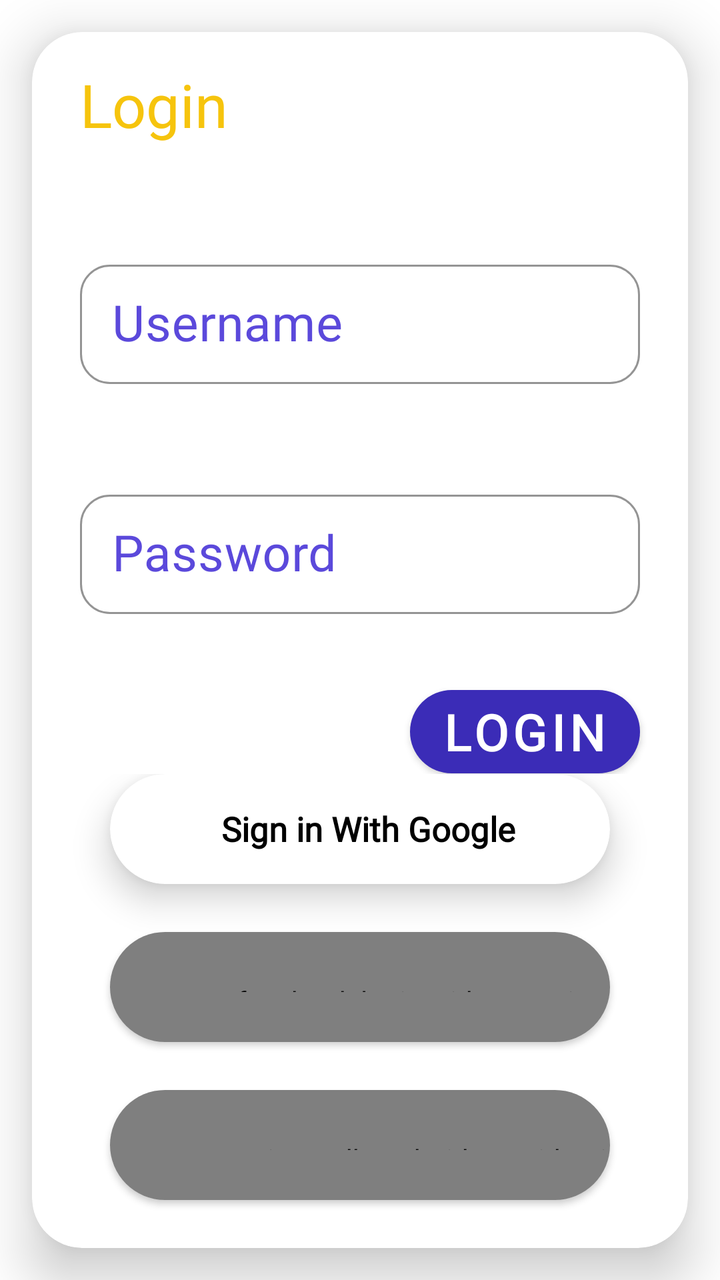
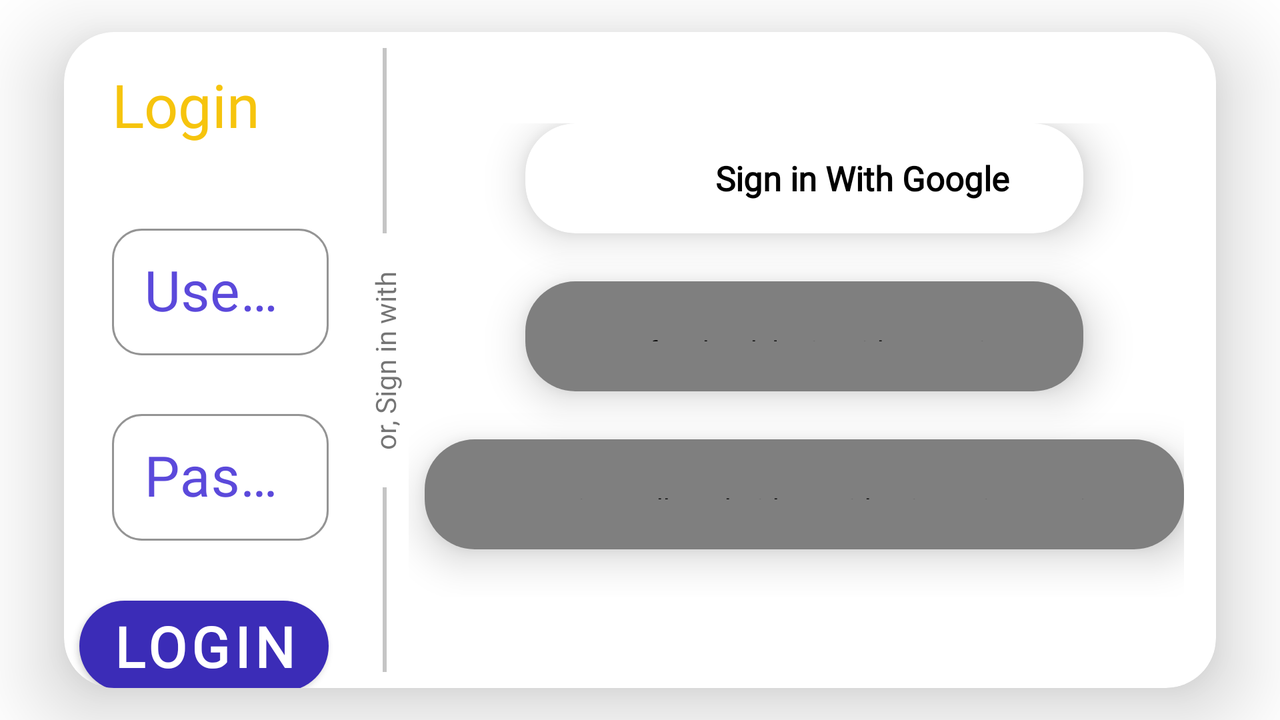

The same Android screen from two of the app's own layout files: first res/layout/ as a phone draws it, then the repository's variant for another configuration, drawn on a device whose configuration selects that folder. Both files follow.
<!-- AndroidManifest.xml: application theme Theme.FunLearn -->
<!-- res/layout/activity_login.xml -->
<?xml version="1.0" encoding="utf-8"?>
<androidx.constraintlayout.widget.ConstraintLayout xmlns:android="http://schemas.android.com/apk/res/android"
    xmlns:app="http://schemas.android.com/apk/res-auto"
    xmlns:tools="http://schemas.android.com/tools"
    android:layout_width="match_parent"
    android:layout_height="match_parent"
    tools:context=".LoginActivity">

    <ImageView
        android:id="@+id/imageView7"
        android:layout_width="wrap_content"
        android:layout_height="wrap_content"
        android:scaleType="centerCrop"
        app:layout_constraintBottom_toBottomOf="parent"
        app:layout_constraintEnd_toEndOf="parent"
        app:layout_constraintStart_toStartOf="parent"
        app:layout_constraintTop_toTopOf="parent"
        app:srcCompat="@drawable/loginbaground" />

    <com.google.android.material.card.MaterialCardView
        android:layout_width="match_parent"
        android:layout_height="match_parent"
        android:layout_marginStart="16dp"
        android:layout_marginLeft="16dp"
        android:layout_marginTop="16dp"
        android:layout_marginEnd="16dp"
        android:layout_marginRight="16dp"
        android:layout_marginBottom="16dp"
        app:cardCornerRadius="25dp"
        app:cardElevation="16dp"
        app:layout_constraintBottom_toBottomOf="parent"
        app:layout_constraintEnd_toEndOf="parent"
        app:layout_constraintStart_toStartOf="parent"
        app:layout_constraintTop_toTopOf="parent">

        <androidx.constraintlayout.widget.ConstraintLayout
            android:layout_width="match_parent"
            android:layout_height="match_parent">

            <androidx.constraintlayout.widget.ConstraintLayout
                android:layout_width="match_parent"
                android:layout_height="0dp"
                app:layout_constraintBottom_toTopOf="@+id/constraintLayout"
                app:layout_constraintTop_toTopOf="parent">

                <com.google.android.material.button.MaterialButton
                    android:id="@+id/materialButton2"
                    android:layout_width="wrap_content"
                    android:layout_height="wrap_content"
                    android:layout_marginTop="32dp"
                    android:fontFamily="@font/gilroy_xbold"
                    android:text="Login"
                    android:textSize="25sp"
                    android:textStyle="bold"
                    app:backgroundTint="#3b2cb7"
                    app:cornerRadius="30dp"
                    app:layout_constraintEnd_toEndOf="@+id/textInputLayout3"
                    app:layout_constraintTop_toBottomOf="@+id/textInputLayout3" />

                <TextView
                    android:id="@+id/textView4"
                    android:layout_width="wrap_content"
                    android:layout_height="wrap_content"
                    android:layout_marginStart="24dp"
                    android:layout_marginLeft="24dp"
                    android:layout_marginTop="16dp"
                    android:fontFamily="@font/gilroy_xbold"
                    android:text="Login"
                    android:textColor="#f6c40d"
                    android:textSize="30sp"
                    app:layout_constraintStart_toStartOf="parent"
                    app:layout_constraintTop_toTopOf="parent" />

                <com.google.android.material.textfield.TextInputLayout
                    android:id="@+id/textInputLayout"
                    style="@style/Widget.MaterialComponents.TextInputLayout.OutlinedBox.Dense"
                    android:layout_width="0dp"
                    android:layout_height="wrap_content"
                    android:layout_marginTop="50dp"
                    android:layout_marginEnd="24dp"
                    android:layout_marginRight="24dp"
                    android:textColorHint="#5b49db"
                    app:boxCornerRadiusBottomEnd="15dp"
                    app:boxCornerRadiusBottomStart="15dp"
                    app:boxCornerRadiusTopEnd="15dp"
                    app:boxCornerRadiusTopStart="15dp"
                    app:boxStrokeColor="#5b49db"
                    app:hintTextAppearance="@style/TextAppearance.AppCompat.Large"
                    app:layout_constraintEnd_toEndOf="parent"
                    app:layout_constraintStart_toStartOf="@+id/textView4"
                    app:layout_constraintTop_toBottomOf="@+id/textView4">

                    <com.google.android.material.textfield.TextInputEditText
                        android:id="@+id/nameEditText"
                        android:layout_width="match_parent"
                        android:layout_height="wrap_content"
                        android:fontFamily="@font/gilroy_xbold"
                        android:hint="Username"
                        android:textSize="25sp" />
                </com.google.android.material.textfield.TextInputLayout>

                <com.google.android.material.textfield.TextInputLayout
                    android:id="@+id/textInputLayout3"
                    style="@style/Widget.MaterialComponents.TextInputLayout.OutlinedBox.Dense"
                    android:layout_width="0dp"
                    android:layout_height="wrap_content"
                    android:layout_marginTop="50dp"
                    android:textColorHint="#5b49db"
                    app:boxCornerRadiusBottomEnd="15dp"
                    app:boxCornerRadiusBottomStart="15dp"
                    app:boxCornerRadiusTopEnd="15dp"
                    app:boxCornerRadiusTopStart="15dp"
                    app:boxStrokeColor="#5b49db"
                    app:layout_constraintEnd_toEndOf="@+id/textInputLayout"
                    app:layout_constraintStart_toStartOf="@+id/textInputLayout"
                    app:layout_constraintTop_toBottomOf="@+id/textInputLayout">

                    <com.google.android.material.textfield.TextInputEditText
                        android:layout_width="match_parent"
                        android:layout_height="wrap_content"
                        android:fontFamily="@font/gilroy_xbold"
                        android:hint="Password"
                        android:textSize="25sp" />
                </com.google.android.material.textfield.TextInputLayout>

                <TextView
                    android:id="@+id/textView3"
                    android:layout_width="wrap_content"
                    android:layout_height="wrap_content"
                    android:fontFamily="@font/gilroy_xbold"
                    android:text="or, Sign in with"
                    android:textSize="18sp"
                    app:layout_constraintBottom_toBottomOf="parent"
                    app:layout_constraintEnd_toEndOf="parent"
                    app:layout_constraintStart_toStartOf="parent"
                    app:layout_constraintTop_toBottomOf="@+id/materialButton2" />

                <View
                    android:id="@+id/view2"
                    android:layout_width="0dp"
                    android:layout_height="2dp"
                    android:layout_marginStart="8dp"
                    android:layout_marginLeft="8dp"
                    android:layout_marginEnd="8dp"
                    android:layout_marginRight="8dp"
                    android:background="#c5c5c5"
                    app:layout_constraintBottom_toBottomOf="@+id/textView3"
                    app:layout_constraintEnd_toStartOf="@+id/textView3"
                    app:layout_constraintStart_toStartOf="parent"
                    app:layout_constraintTop_toTopOf="@+id/textView3" />

                <View
                    android:id="@+id/view"
                    android:layout_width="0dp"
                    android:layout_height="2dp"
                    android:layout_marginStart="8dp"
                    android:layout_marginLeft="8dp"
                    android:layout_marginEnd="8dp"
                    android:layout_marginRight="8dp"
                    android:background="#c5c5c5"
                    app:layout_constraintBottom_toBottomOf="@+id/textView3"
                    app:layout_constraintEnd_toEndOf="parent"
                    app:layout_constraintStart_toEndOf="@+id/textView3"
                    app:layout_constraintTop_toTopOf="@+id/textView3" />

            </androidx.constraintlayout.widget.ConstraintLayout>

            <androidx.constraintlayout.widget.ConstraintLayout
                android:id="@+id/constraintLayout"
                android:layout_width="match_parent"
                android:layout_height="wrap_content"
                android:layout_gravity="bottom"
                app:layout_constraintBottom_toBottomOf="parent">

                <com.google.android.material.card.MaterialCardView
                    android:id="@+id/materialCardView"
                    android:layout_width="250dp"
                    android:layout_height="55dp"
                    android:layout_marginBottom="24dp"
                    app:cardCornerRadius="28dp"
                    app:cardElevation="10dp"
                    app:layout_constraintBottom_toTopOf="@+id/facebookButton"
                    app:layout_constraintEnd_toEndOf="parent"
                    app:layout_constraintStart_toStartOf="parent">

                    <androidx.constraintlayout.widget.ConstraintLayout
                        android:layout_width="match_parent"
                        android:layout_height="match_parent"
                        android:onClick="signInWithGoogle">

                        <ImageView
                            android:id="@+id/imageView2"
                            android:layout_width="wrap_content"
                            android:layout_height="0dp"
                            android:layout_marginStart="16dp"
                            android:layout_marginLeft="16dp"
                            android:layout_marginTop="8dp"
                            android:layout_marginBottom="8dp"
                            android:adjustViewBounds="true"
                            app:layout_constraintBottom_toBottomOf="parent"
                            app:layout_constraintStart_toStartOf="parent"
                            app:layout_constraintTop_toTopOf="parent"
                            app:srcCompat="@drawable/google" />

                        <TextView
                            android:id="@+id/googleLoginButtonText"
                            android:layout_width="0dp"
                            android:layout_height="0dp"
                            android:layout_marginStart="12dp"
                            android:layout_marginLeft="12dp"
                            android:layout_marginTop="16dp"
                            android:layout_marginEnd="20dp"
                            android:layout_marginRight="20dp"
                            android:layout_marginBottom="16dp"
                            android:fontFamily="@font/gilroy_xbold"
                            android:gravity="center"
                            android:text="Sign in With Google"
                            android:textAlignment="center"
                            android:textColor="#000"
                            android:textSize="5sp"
                            android:textStyle="bold"
                            app:autoSizeTextType="uniform"
                            app:layout_constraintBottom_toBottomOf="parent"
                            app:layout_constraintEnd_toEndOf="parent"
                            app:layout_constraintStart_toEndOf="@+id/imageView2"
                            app:layout_constraintTop_toTopOf="parent" />


                    </androidx.constraintlayout.widget.ConstraintLayout>
                </com.google.android.material.card.MaterialCardView>

                <androidx.cardview.widget.CardView
                    android:id="@+id/facebookButton"
                    android:layout_width="250dp"
                    android:layout_height="55dp"
                    android:layout_gravity="center"
                    android:layout_marginStart="32dp"
                    android:layout_marginLeft="32dp"
                    android:layout_marginEnd="32dp"
                    android:layout_marginRight="32dp"
                    android:layout_marginBottom="24dp"
                    app:cardCornerRadius="28dp"
                    app:layout_constraintBottom_toTopOf="@+id/twitterButton"
                    app:layout_constraintEnd_toEndOf="parent"
                    app:layout_constraintStart_toStartOf="parent">

                    <com.facebook.login.widget.LoginButton
                        android:id="@+id/loginButton_facebook"
                        android:layout_width="match_parent"
                        android:layout_height="match_parent"
                        android:layout_gravity="center"
                        android:paddingLeft="30dp"
                        android:paddingTop="25dp"
                        android:paddingBottom="25dp" />

                </androidx.cardview.widget.CardView>

                <androidx.cardview.widget.CardView
                    android:id="@+id/twitterButton"
                    android:layout_width="0dp"
                    android:layout_height="55dp"
                    android:layout_gravity="center"
                    android:layout_marginBottom="24dp"
                    app:cardCornerRadius="28dp"
                    app:layout_constraintBottom_toBottomOf="parent"
                    app:layout_constraintEnd_toEndOf="@+id/facebookButton"
                    app:layout_constraintStart_toStartOf="@+id/facebookButton">

                    <com.twitter.sdk.android.core.identity.TwitterLoginButton
                        android:id="@+id/btnTwitterLogin"
                        android:layout_width="match_parent"
                        android:layout_height="match_parent"
                        android:paddingLeft="30dp"
                        android:paddingTop="25dp"
                        android:paddingBottom="25dp"
                        android:text="Sign In With Twitter" />

                </androidx.cardview.widget.CardView>

            </androidx.constraintlayout.widget.ConstraintLayout>
        </androidx.constraintlayout.widget.ConstraintLayout>
    </com.google.android.material.card.MaterialCardView>

</androidx.constraintlayout.widget.ConstraintLayout>
<!-- resources referenced by this layout -->
<resources>
  <style name="Theme.FunLearn" parent="Theme.MaterialComponents.DayNight.NoActionBar">
          
          <item name="colorPrimary">@color/purple_500</item>
          <item name="colorPrimaryVariant">@color/purple_700</item>
          <item name="colorOnPrimary">@color/white</item>
          
          <item name="colorSecondary">@color/teal_200</item>
          <item name="colorSecondaryVariant">@color/teal_700</item>
          <item name="colorOnSecondary">@color/black</item>
          
          <item name="android:statusBarColor" tools:targetApi="l">?attr/colorPrimaryVariant</item>
          
      </style>
</resources>
<!-- res/layout-land/activity_login.xml (the repository's variant of the layout above) -->
<!-- drawn on the phone turned sideways -->
<?xml version="1.0" encoding="utf-8"?>
<androidx.constraintlayout.widget.ConstraintLayout xmlns:android="http://schemas.android.com/apk/res/android"
    xmlns:app="http://schemas.android.com/apk/res-auto"
    xmlns:tools="http://schemas.android.com/tools"
    android:layout_width="match_parent"
    android:layout_height="match_parent"
    tools:context=".LoginActivity">

    <ImageView
        android:id="@+id/imageView5"
        android:layout_width="match_parent"
        android:layout_height="match_parent"
        android:scaleType="centerCrop"
        app:layout_constraintBottom_toBottomOf="parent"
        app:layout_constraintEnd_toEndOf="parent"
        app:layout_constraintStart_toStartOf="parent"
        app:layout_constraintTop_toTopOf="parent"
        app:srcCompat="@drawable/loginbaground" />

    <com.google.android.material.card.MaterialCardView
        android:layout_width="match_parent"
        android:layout_height="match_parent"
        android:layout_marginStart="32dp"
        android:layout_marginLeft="32dp"
        android:layout_marginTop="16dp"
        android:layout_marginEnd="32dp"
        android:layout_marginRight="32dp"
        android:layout_marginBottom="16dp"
        app:cardCornerRadius="25dp"
        app:cardElevation="24dp"
        app:layout_constraintBottom_toBottomOf="parent"
        app:layout_constraintEnd_toEndOf="parent"
        app:layout_constraintStart_toStartOf="parent"
        app:layout_constraintTop_toTopOf="parent">

        <androidx.constraintlayout.widget.ConstraintLayout
            android:layout_width="match_parent"
            android:layout_height="match_parent">

            <View
                android:id="@+id/view3"
                android:layout_width="2dp"
                android:layout_height="0dp"
                android:layout_marginTop="54dp"
                android:layout_marginBottom="8dp"
                android:background="#c5c5c5"
                app:layout_constraintBottom_toBottomOf="parent"
                app:layout_constraintEnd_toEndOf="@+id/textView5"
                app:layout_constraintStart_toStartOf="@+id/textView5"
                app:layout_constraintTop_toBottomOf="@+id/textView5" />

            <View
                android:layout_width="2dp"
                android:layout_height="0dp"
                android:layout_marginTop="8dp"
                android:layout_marginBottom="54dp"
                android:background="#c5c5c5"
                app:layout_constraintBottom_toTopOf="@+id/textView5"
                app:layout_constraintEnd_toEndOf="@+id/textView5"
                app:layout_constraintStart_toStartOf="@+id/textView5"
                app:layout_constraintTop_toTopOf="parent" />

            <androidx.constraintlayout.widget.ConstraintLayout
                android:id="@+id/constraintLayout3"
                android:layout_width="0dp"
                android:layout_height="match_parent"
                android:layout_marginEnd="24dp"
                android:layout_marginRight="24dp"
                app:layout_constraintEnd_toStartOf="@+id/constraintLayout2"
                app:layout_constraintStart_toStartOf="parent"
                app:layout_constraintTop_toTopOf="parent">

                <com.google.android.material.button.MaterialButton
                    android:id="@+id/materialButton2"
                    android:layout_width="wrap_content"
                    android:layout_height="wrap_content"
                    android:layout_marginTop="24dp"
                    android:fontFamily="@font/gilroy_xbold"
                    android:text="Login"
                    android:textSize="28sp"
                    android:textStyle="bold"
                    app:backgroundTint="#3b2cb7"
                    app:cornerRadius="30dp"
                    app:layout_constraintEnd_toEndOf="@+id/textInputLayout3"
                    app:layout_constraintTop_toBottomOf="@+id/textInputLayout3" />

                <TextView
                    android:id="@+id/textView4"
                    android:layout_width="wrap_content"
                    android:layout_height="wrap_content"
                    android:layout_marginStart="24dp"
                    android:layout_marginLeft="24dp"
                    android:layout_marginTop="16dp"
                    android:fontFamily="@font/gilroy_xbold"
                    android:text="Login"
                    android:textColor="#f6c40d"
                    android:textSize="30sp"
                    app:layout_constraintStart_toStartOf="parent"
                    app:layout_constraintTop_toTopOf="parent" />

                <com.google.android.material.textfield.TextInputLayout
                    android:id="@+id/textInputLayout"
                    style="@style/Widget.MaterialComponents.TextInputLayout.OutlinedBox.Dense"
                    android:layout_width="0dp"
                    android:layout_height="wrap_content"
                    android:layout_marginTop="32dp"
                    android:layout_marginEnd="16dp"
                    android:layout_marginRight="16dp"
                    android:textColorHint="#5b49db"
                    app:boxCornerRadiusBottomEnd="15dp"
                    app:boxCornerRadiusBottomStart="15dp"
                    app:boxCornerRadiusTopEnd="15dp"
                    app:boxCornerRadiusTopStart="15dp"
                    app:boxStrokeColor="#5b49db"
                    app:hintTextAppearance="@style/TextAppearance.AppCompat.Large"
                    app:layout_constraintEnd_toEndOf="parent"
                    app:layout_constraintStart_toStartOf="@+id/textView4"
                    app:layout_constraintTop_toBottomOf="@+id/textView4">

                    <com.google.android.material.textfield.TextInputEditText
                        android:id="@+id/nameEditText"
                        android:layout_width="match_parent"
                        android:layout_height="wrap_content"
                        android:fontFamily="@font/gilroy_xbold"
                        android:hint="Username"
                        android:textSize="28sp" />
                </com.google.android.material.textfield.TextInputLayout>

                <com.google.android.material.textfield.TextInputLayout
                    android:id="@+id/textInputLayout3"
                    style="@style/Widget.MaterialComponents.TextInputLayout.OutlinedBox.Dense"
                    android:layout_width="0dp"
                    android:layout_height="wrap_content"
                    android:layout_marginTop="24dp"
                    android:textColorHint="#5b49db"
                    app:boxCornerRadiusBottomEnd="15dp"
                    app:boxCornerRadiusBottomStart="15dp"
                    app:boxCornerRadiusTopEnd="15dp"
                    app:boxCornerRadiusTopStart="15dp"
                    app:boxStrokeColor="#5b49db"
                    app:layout_constraintEnd_toEndOf="@+id/textInputLayout"
                    app:layout_constraintStart_toStartOf="@+id/textInputLayout"
                    app:layout_constraintTop_toBottomOf="@+id/textInputLayout">

                    <com.google.android.material.textfield.TextInputEditText
                        android:layout_width="match_parent"
                        android:layout_height="wrap_content"
                        android:fontFamily="@font/gilroy_xbold"
                        android:hint="Password"
                        android:textSize="28sp" />
                </com.google.android.material.textfield.TextInputLayout>
            </androidx.constraintlayout.widget.ConstraintLayout>

            <androidx.constraintlayout.widget.ConstraintLayout
                android:id="@+id/constraintLayout2"
                android:layout_width="wrap_content"
                android:layout_height="wrap_content"
                android:layout_marginEnd="16dp"
                android:layout_marginRight="16dp"
                app:layout_constraintBottom_toBottomOf="parent"
                app:layout_constraintEnd_toEndOf="parent"
                app:layout_constraintTop_toTopOf="parent">

                <com.google.android.material.card.MaterialCardView
                    android:layout_width="0dp"
                    android:layout_height="55dp"
                    android:layout_marginBottom="24dp"
                    app:cardCornerRadius="25dp"
                    app:cardElevation="12dp"
                    app:layout_constraintBottom_toTopOf="@+id/facebookButton"
                    app:layout_constraintEnd_toEndOf="@+id/facebookButton"
                    app:layout_constraintStart_toStartOf="@+id/facebookButton">

                    <androidx.constraintlayout.widget.ConstraintLayout
                        android:layout_width="match_parent"
                        android:layout_height="match_parent"
                        android:onClick="signInWithGoogle">

                        <ImageView
                            android:id="@+id/imageView2"
                            android:layout_width="50dp"
                            android:layout_height="50dp"
                            android:layout_marginStart="16dp"
                            android:layout_marginLeft="16dp"
                            android:layout_marginTop="8dp"
                            android:layout_marginBottom="8dp"
                            android:adjustViewBounds="true"
                            app:layout_constraintBottom_toBottomOf="parent"
                            app:layout_constraintStart_toStartOf="parent"
                            app:layout_constraintTop_toTopOf="parent"
                            app:srcCompat="@drawable/google" />

                        <TextView
                            android:id="@+id/googleLoginButtonText"
                            android:layout_width="0dp"
                            android:layout_height="0dp"
                            android:layout_marginStart="12dp"
                            android:layout_marginLeft="12dp"
                            android:layout_marginTop="16dp"
                            android:layout_marginEnd="20dp"
                            android:layout_marginRight="20dp"
                            android:layout_marginBottom="16dp"
                            android:fontFamily="@font/gilroy_xbold"
                            android:gravity="center"
                            android:text="Sign in With Google"
                            android:textAlignment="center"
                            android:textColor="#000"
                            android:textSize="5sp"
                            android:textStyle="bold"
                            app:autoSizeTextType="uniform"
                            app:layout_constraintBottom_toBottomOf="parent"
                            app:layout_constraintEnd_toEndOf="parent"
                            app:layout_constraintStart_toEndOf="@+id/imageView2"
                            app:layout_constraintTop_toTopOf="parent" />


                    </androidx.constraintlayout.widget.ConstraintLayout>
                </com.google.android.material.card.MaterialCardView>

                <androidx.cardview.widget.CardView
                    android:id="@+id/facebookButton"
                    android:layout_width="wrap_content"
                    android:layout_height="55dp"
                    android:layout_gravity="center"
                    android:layout_marginStart="16dp"
                    android:layout_marginLeft="16dp"
                    android:layout_marginEnd="8dp"
                    android:layout_marginRight="8dp"
                    android:layout_marginBottom="24dp"
                    app:cardCornerRadius="25dp"
                    app:cardElevation="12dp"
                    app:layout_constraintBottom_toTopOf="@id/twitterButton"
                    app:layout_constraintEnd_toEndOf="parent"
                    app:layout_constraintStart_toStartOf="parent">

                    <com.facebook.login.widget.LoginButton
                        android:id="@+id/loginButton_facebook"
                        android:layout_width="match_parent"
                        android:layout_height="match_parent"
                        android:layout_gravity="center"
                        android:paddingLeft="30dp"
                        android:paddingTop="25dp"
                        android:paddingBottom="25dp" />

                </androidx.cardview.widget.CardView>

                <androidx.cardview.widget.CardView
                    android:id="@+id/twitterButton"
                    android:layout_width="wrap_content"
                    android:layout_height="55dp"
                    android:layout_gravity="center"
                    android:layout_marginBottom="24dp"
                    app:cardCornerRadius="25dp"
                    app:cardElevation="12dp"
                    app:layout_constraintBottom_toBottomOf="parent"
                    app:layout_constraintEnd_toEndOf="@+id/facebookButton"
                    app:layout_constraintStart_toStartOf="@+id/facebookButton">

                    <com.twitter.sdk.android.core.identity.TwitterLoginButton
                        android:id="@+id/btnTwitterLogin"
                        android:layout_width="match_parent"
                        android:layout_height="match_parent"
                        android:paddingLeft="30dp"
                        android:paddingTop="25dp"
                        android:paddingBottom="25dp"
                        android:text="Sign In With Twitter" />

                </androidx.cardview.widget.CardView>

            </androidx.constraintlayout.widget.ConstraintLayout>

            <TextView
                android:id="@+id/textView5"
                android:layout_width="wrap_content"
                android:layout_height="wrap_content"
                android:fontFamily="@font/gilroy_xbold"
                android:rotation="-90"
                android:text="or, Sign in with"
                app:layout_constraintBottom_toBottomOf="parent"
                app:layout_constraintEnd_toStartOf="@+id/constraintLayout2"
                app:layout_constraintStart_toEndOf="@+id/constraintLayout3"
                app:layout_constraintTop_toTopOf="parent" />
        </androidx.constraintlayout.widget.ConstraintLayout>
    </com.google.android.material.card.MaterialCardView>
</androidx.constraintlayout.widget.ConstraintLayout>
